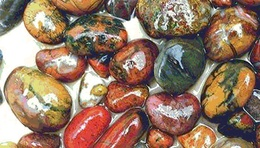
%> input picture 2/src/rock.jpg, 260 x 148 px, shrunk from 584 x 333 before the run
$ octave lr2_4.m   (GNU Octave 9; MATLAB toolbox functions it lacks are replaced by stand-ins)
%> lines starting %> are read from the running program, lines starting %| are printed output that depends on the picture
### 2/src/customMesh.m
function customMesh(pos, c, t)
    max_size = 100; % максимальний розмір для mesh, бо ноуту погано :(
    [h, w] = size(c);

    row_idx = round(linspace(1, h, min(h,max_size)));
    col_idx = round(linspace(1, w, min(w,max_size)));
    c_small = c(row_idx, col_idx);

    ax = subplot(pos(1), pos(2), pos(3));
    mesh(ax, c_small);
    title(ax, t);
    xlabel(ax,'X'); ylabel(ax,'Y');
    % zlabel(ax, labelZ);
    colormap(ax, jet);
end

### 2/src/customPlot.m
function customPlot(pos, im, t)
    ax = subplot(pos(1), pos(2), pos(3));

    if ~isa(im,'uint8') && ~isa(im,'uint16')  % якщо не клас зображення
        imagesc(ax, im);
        axis(ax, 'image');
        colorbar(ax);
        colormap(ax, jet);  % кольорова карта для матриці
    else
        imshow(im, 'Parent', ax);
        colormap(ax, gray);  % сірі відтінки для зображення
    end
    title(ax, t);
end

### 2/src/lr2_4.m
img = imread('rock.jpg');
%> img is the input picture: size 148x260x3 uint8; mean R, G, B 149.3, 121.1, 101.5
gray_img = rgb2gray(img);
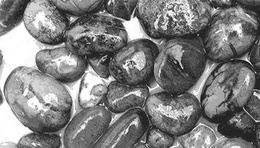
%> gray_img: size 148x260 uint8; min 2, max 255, mean 127.3
neg_img = imcomplement(gray_img);  % негатив
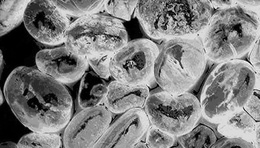
%> neg_img: size 148x260 uint8; min 0, max 253, mean 127.7

corr = xcorr2(neg_img, gray_img);  % 2D автокореляційна функція
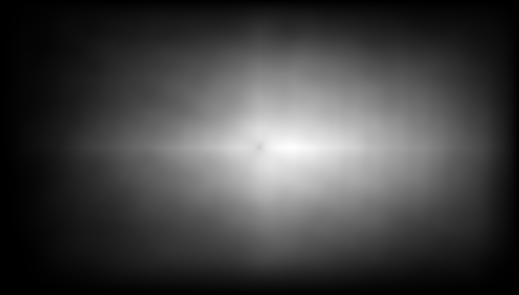
%> corr: size 295x519 double; min 1232, max 599344556, mean 157217184.5; drawn with min black and max white
coorN= normxcorr2(neg_img, gray_img); % 2D нормалізована кореляція
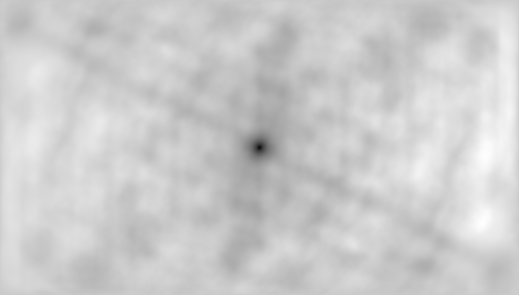
%> coorN: size 295x519 double; min -1, max 0.268, mean 0.0152; drawn with min black and max white

customPlot([2, 3, 1], gray_img, 'Відтінки сірого');
customPlot([2, 3, 2], corr,     'автокореляційна');
customMesh([2, 3, 3], corr,     'автокореляційна');
%> in customMesh, `c_small = c(row_idx, col_idx);`:
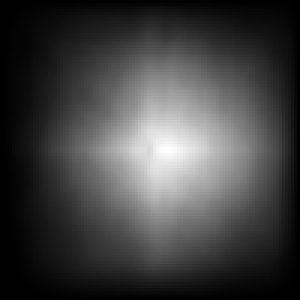
%> c_small: size 100x100 double (shown 3 times larger); min 1232, max 595229087, mean 155063438.4; drawn with min black and max white
customPlot([2, 3, 4], neg_img,  'Негатив');
customPlot([2, 3, 5], coorN,    'нормалізована');
customMesh([2, 3, 6], coorN,    'нормалізована');
%> call 2 of customMesh, with pos = [2 3 6], t = 'нормалізована'
%> in customMesh (call 2), `c_small = c(row_idx, col_idx);`:
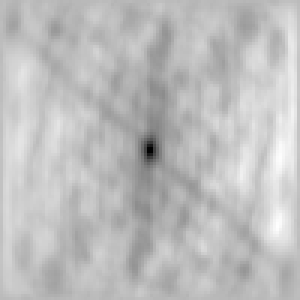
%> c_small: size 100x100 double (shown 3 times larger); min -0.713, max 0.265, mean 0.0151; drawn with min black and max white
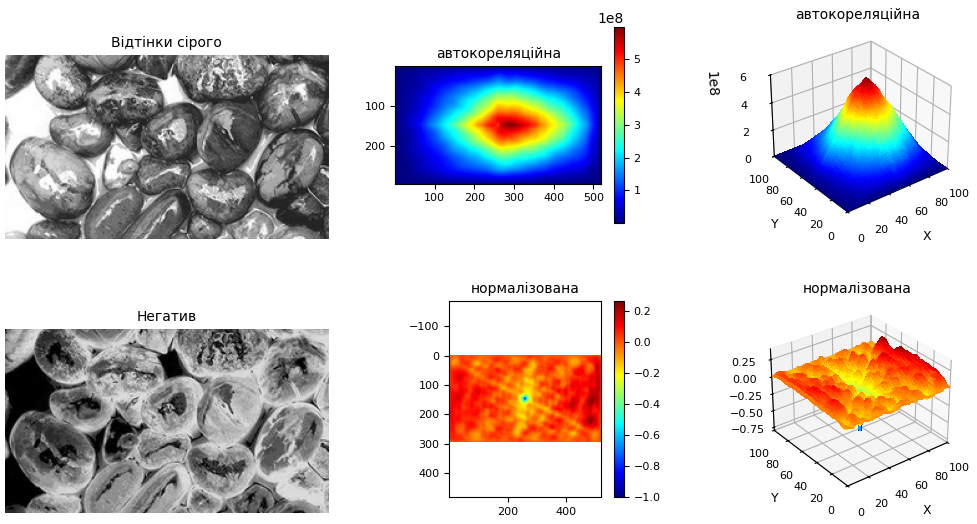
%> figure redrawn from the program's plot data, 6 panels

drawnow;
print(gcf, [mfilename('fullpath') '.png'], '-dpng', '-r300');
close(gcf);
